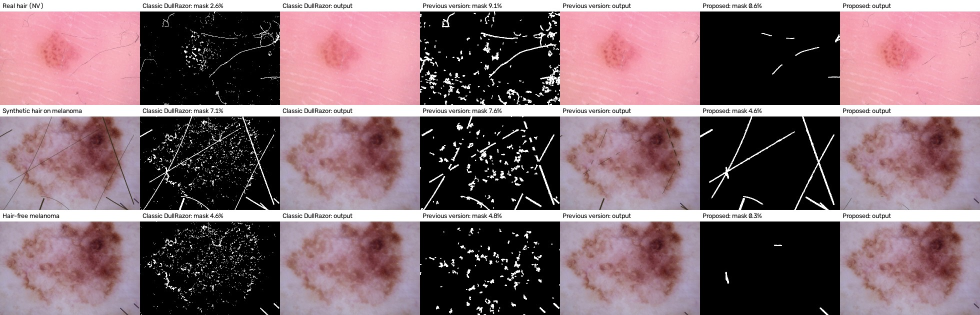
#> input picture scripts/hair_removal_comparison.jpg, 1960 x 630 px (shown at 1/2 size)
$ python -i evaluate_hair_removal.py   (imports and definitions only)
#> lines starting #> are read from the running program, lines starting #| are printed output that depends on the picture; after the words box and inside, x2 and y2 are one past the last pixel; in counts of white or black regions, pixels touching at a corner belong together
#> further down, picture is the input picture: shape (630, 1960, 3); mean B, G, R 108.9, 102.3, 126.4
"""
Quantitative hair-removal benchmark (answers "how accurate is the DullRazor step?").

Synthetic hairs with a KNOWN mask (random curved strokes, 1-3 px wide) are drawn on real dermoscopy
images at four contrast levels: the hair darkens the skin by 8 %, 15 %, 30 % or 70 % (8 % = faint vellus
hair, 70 % = dark terminal hair). For each method we report:
  recall per contrast level - fraction of true hair pixels detected
  prec / dice               - mask precision (2-px tolerance) and Dice overlap
  PSNR gain                 - improvement of the restored image over the hairy input (vs. the hair-free original)
  lesion                    - % of lesion pixels altered on the ORIGINAL hair-free images (lesion texture destroyed)
Limitations: synthetic hair; scale/ruler marks present in the originals count as false positives.

Usage:  python scripts/evaluate_hair_removal.py <seed> <folder_with_jpgs>
"""
import sys, glob, os, numpy as np, cv2, importlib
from skimage.metrics import structural_similarity as ssim, peak_signal_noise_ratio as psnr
sys.path.insert(0, os.path.join(os.path.dirname(os.path.abspath(__file__)), '..'))
from ml_pipeline import dullrazor as dr_v3
def add_hair(img, n, rng, darken):
    h, w = img.shape[:2]; alpha = np.zeros((h, w), np.float32)
    for _ in range(n):
        p0 = rng.uniform([0, 0], [w, h]); ang = rng.uniform(0, np.pi); L = rng.uniform(0.3, 1.0) * max(h, w)
        p2 = p0 + L * np.array([np.cos(ang), np.sin(ang)]); p1 = (p0 + p2) / 2 + rng.normal(0, L * 0.2, 2)
        t = np.linspace(0, 1, 200)[:, None]; pts = ((1-t)**2*p0 + 2*(1-t)*t*p1 + t**2*p2).astype(np.int32)
        layer = np.zeros((h, w), np.uint8); cv2.polylines(layer, [pts], False, 255, int(rng.integers(1, 4)), cv2.LINE_AA)
        alpha = np.maximum(alpha, layer / 255.0)
    alpha = cv2.GaussianBlur(alpha, (3, 3), 0.6)
    out = img * (1 - darken * alpha[..., None])                     # hair = skin darkened by `darken`
    return out.clip(0, 255).astype(np.uint8), alpha > 0.3
def classic(img):
    g=cv2.cvtColor(img,cv2.COLOR_BGR2GRAY); bh=cv2.morphologyEx(g,cv2.MORPH_BLACKHAT,cv2.getStructuringElement(cv2.MORPH_RECT,(9,9)))
#> after `g = cv2.cvtColor(img, cv2.COLOR_BGR2GRAY)`:
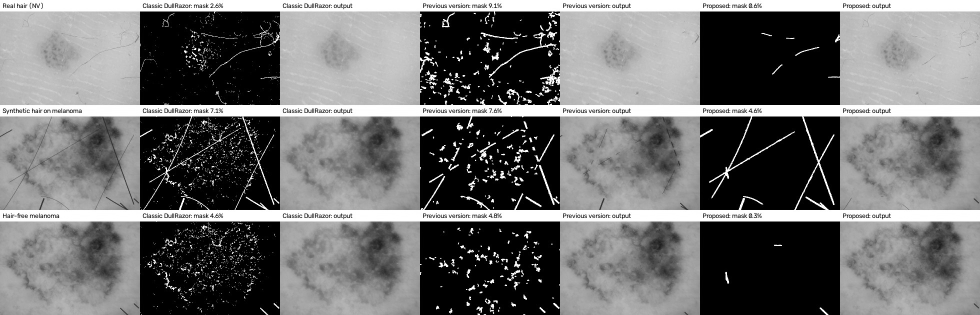
#> g: shape (630, 1960) (shown at 1/2 size); min 0, max 255, mean 110.3
#> after `bh = cv2.morphologyEx(g, cv2.MORPH_BLACKHAT, cv2.getStructuringElement`:
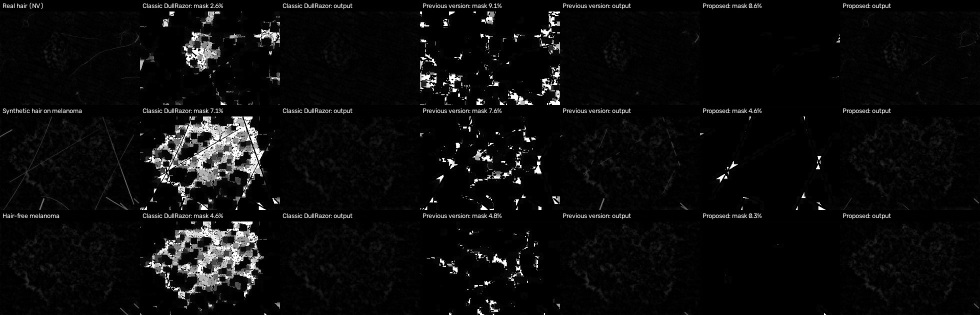
#> bh: shape (630, 1960) (shown at 1/2 size); min 0, max 255, mean 11.8
    _,m=cv2.threshold(bh,10,255,cv2.THRESH_BINARY); return cv2.inpaint(img,m,2,cv2.INPAINT_TELEA),m
#> after `_, m = cv2.threshold(bh, 10, 255, cv2.THRESH_BINARY)`:
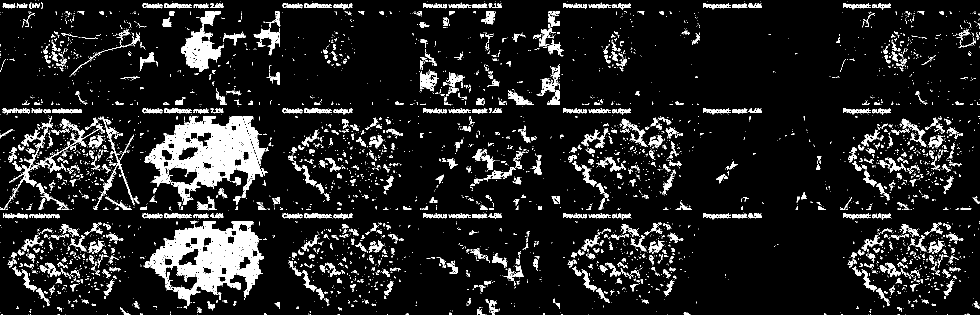
#> m: shape (630, 1960) (shown at 1/2 size); 10.7% white; 4513 white regions (3693 under 20 px), largest, box (x1, y1, x2, y2) and area: (289, 232, 532, 409) 18685, (287, 443, 528, 612) 17930, (362, 23, 447, 143) 3966
methods={'classic':classic, 'proposed':dr_v3.apply_dullrazor}
# [1 line not run here, left out]
# [1 line that did not run here, left out]
# [1 line that did not run here, left out]
levels=[0.08,0.15,0.3,0.7]
cases={d:[] for d in levels}
# [15 lines not run here, left out]

>>> import cv2
>>> picture = cv2.imread('hair_removal_comparison.jpg')
>>> result = classic(picture)
